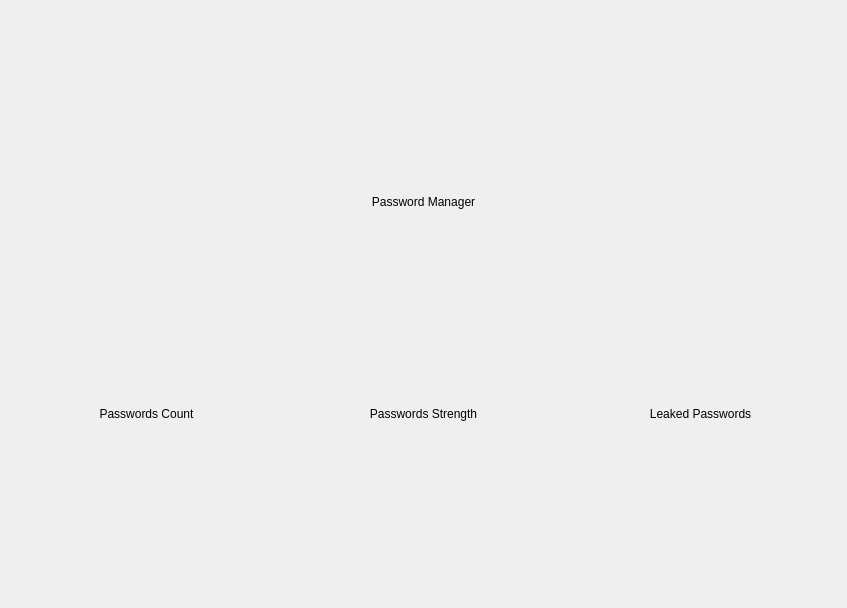
<?xml version="1.0" encoding="UTF-8"?>
<ui version="4.0">
 <class>Dialog</class>
 <widget class="QDialog" name="Dialog">
  <property name="geometry">
   <rect>
    <x>0</x>
    <y>0</y>
    <width>847</width>
    <height>608</height>
   </rect>
  </property>
  <property name="windowTitle">
   <string>Dialog</string>
  </property>
  <layout class="QVBoxLayout" name="verticalLayout">
   <item>
    <widget class="QLabel" name="label">
     <property name="maximumSize">
      <size>
       <width>16777215</width>
       <height>50</height>
      </size>
     </property>
     <property name="styleSheet">
      <string notr="true">font: 700 22pt &quot;Segoe Script&quot;;</string>
     </property>
     <property name="text">
      <string>Password Manager</string>
     </property>
     <property name="alignment">
      <set>Qt::AlignCenter</set>
     </property>
    </widget>
   </item>
   <item>
    <layout class="QHBoxLayout" name="horizontalLayout">
     <property name="sizeConstraint">
      <enum>QLayout::SetNoConstraint</enum>
     </property>
     <property name="leftMargin">
      <number>0</number>
     </property>
     <item>
      <widget class="QLabel" name="label_4">
       <property name="maximumSize">
        <size>
         <width>16777215</width>
         <height>30</height>
        </size>
       </property>
       <property name="styleSheet">
        <string notr="true">font: 700 14pt &quot;Segoe Script&quot;;</string>
       </property>
       <property name="text">
        <string>Passwords Count</string>
       </property>
       <property name="alignment">
        <set>Qt::AlignCenter</set>
       </property>
      </widget>
     </item>
     <item>
      <widget class="QLabel" name="label_3">
       <property name="maximumSize">
        <size>
         <width>16777215</width>
         <height>30</height>
        </size>
       </property>
       <property name="styleSheet">
        <string notr="true">font: 700 14pt &quot;Segoe Script&quot;;</string>
       </property>
       <property name="text">
        <string>Passwords Strength</string>
       </property>
       <property name="alignment">
        <set>Qt::AlignCenter</set>
       </property>
      </widget>
     </item>
     <item>
      <widget class="QLabel" name="label_2">
       <property name="maximumSize">
        <size>
         <width>16777215</width>
         <height>30</height>
        </size>
       </property>
       <property name="styleSheet">
        <string notr="true">font: 700 14pt &quot;Segoe Script&quot;;</string>
       </property>
       <property name="text">
        <string>Leaked Passwords</string>
       </property>
       <property name="alignment">
        <set>Qt::AlignCenter</set>
       </property>
      </widget>
     </item>
    </layout>
   </item>
   <item>
    <layout class="QHBoxLayout" name="horizontalLayout_2">
     <property name="sizeConstraint">
      <enum>QLayout::SetDefaultConstraint</enum>
     </property>
    </layout>
   </item>
   <item>
    <layout class="QHBoxLayout" name="horizontalLayout_3"/>
   </item>
   <item>
    <layout class="QHBoxLayout" name="horizontalLayout_4">
     <property name="sizeConstraint">
      <enum>QLayout::SetMaximumSize</enum>
     </property>
    </layout>
   </item>
  </layout>
 </widget>
 <resources/>
 <connections/>
</ui>
